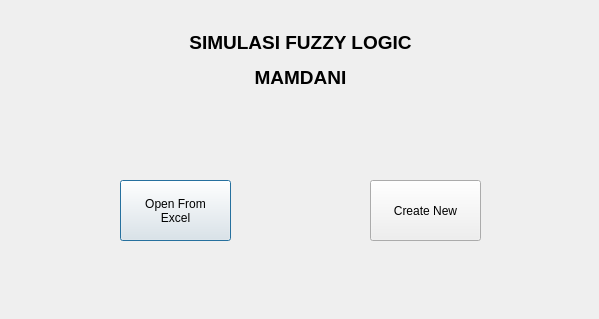
<?xml version="1.0" encoding="UTF-8"?>
<ui version="4.0">
 <class>index</class>
 <widget class="QDialog" name="index">
  <property name="geometry">
   <rect>
    <x>0</x>
    <y>0</y>
    <width>599</width>
    <height>319</height>
   </rect>
  </property>
  <property name="windowTitle">
   <string/>
  </property>
  <widget class="QPushButton" name="btnOpen">
   <property name="geometry">
    <rect>
     <x>120</x>
     <y>180</y>
     <width>111</width>
     <height>61</height>
    </rect>
   </property>
   <property name="text">
    <string>Open From
Excel</string>
   </property>
  </widget>
  <widget class="QPushButton" name="btnNew">
   <property name="geometry">
    <rect>
     <x>370</x>
     <y>180</y>
     <width>111</width>
     <height>61</height>
    </rect>
   </property>
   <property name="text">
    <string>Create New</string>
   </property>
  </widget>
  <widget class="QLabel" name="label">
   <property name="geometry">
    <rect>
     <x>180</x>
     <y>30</y>
     <width>241</width>
     <height>61</height>
    </rect>
   </property>
   <property name="text">
    <string>&lt;html&gt;&lt;head/&gt;&lt;body&gt;&lt;p align=&quot;center&quot;&gt;&lt;span style=&quot; font-size:14pt; font-weight:600;&quot;&gt;SIMULASI FUZZY LOGIC&lt;/span&gt;&lt;/p&gt;&lt;p align=&quot;center&quot;&gt;&lt;span style=&quot; font-size:14pt; font-weight:600;&quot;&gt;MAMDANI&lt;/span&gt;&lt;/p&gt;&lt;/body&gt;&lt;/html&gt;</string>
   </property>
  </widget>
 </widget>
 <resources/>
 <connections/>
</ui>
